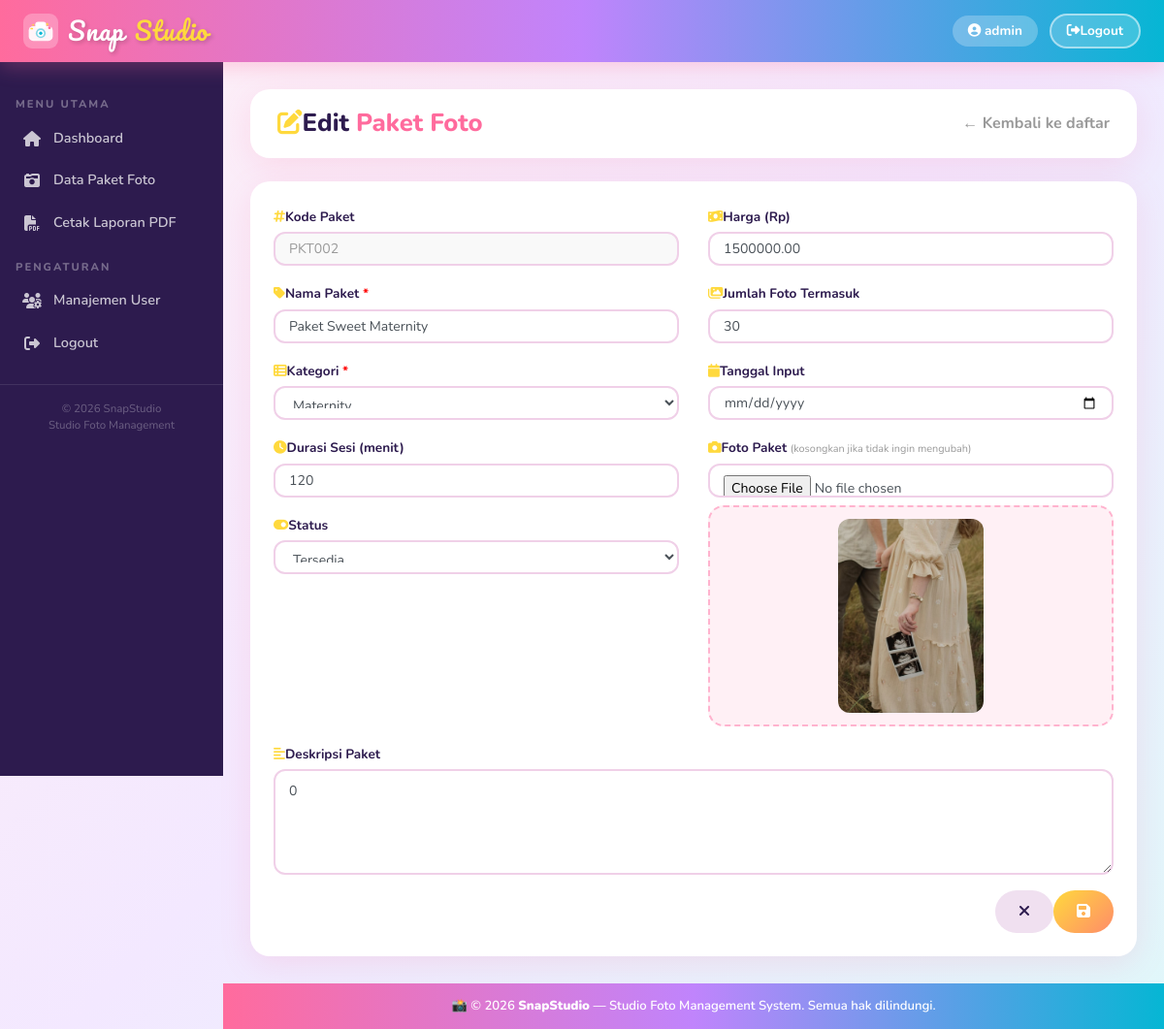
Screenshot of /edit.php?id=PKT002 (signed in) with the database file from the repository.
### tables this page shows
CREATE TABLE `tb_paket_foto` (
  `id_paket` varchar(20) NOT NULL,
  `nama_paket` varchar(100) NOT NULL,
  `kategori` enum('Pernikahan','Maternity','Newborn','Keluarga','Wisuda','Komersial','Portrait') NOT NULL,
  `durasi_sesi` int(11) NOT NULL COMMENT 'dalam menit',
  `harga` decimal(12,2) NOT NULL,
  `jumlah_foto` int(11) NOT NULL COMMENT 'jumlah foto yang disertakan',
  `deskripsi` text DEFAULT NULL,
  `tanggal_input` date NOT NULL,
  `foto_paket` varchar(255) DEFAULT NULL,
  `status` enum('Tersedia','Habis','Nonaktif') DEFAULT 'Tersedia',
  PRIMARY KEY (`id_paket`)
);

### edit.php (the view, shortened to what this page needs)
<?php
include 'koneksi.php';
include 'partials/header.php';
$row = null;
if (isset($_GET['id'])) {
    $id  = mysqli_real_escape_string($koneksi, $_GET['id']);
    $res = mysqli_query($koneksi, "SELECT * FROM tb_paket_foto WHERE id_paket='$id'");
    $row = mysqli_fetch_assoc($res);
}
?>
<div class="main-content">
<div class="page-header">
    <h1><i class="fas fa-edit me-2" style="color:#FFD93D;"></i>Edit <span>Paket Foto</span></h1>
    <a href="paket.php" style="color:#999; font-weight:700; text-decoration:none;">← Kembali ke daftar</a>
</div>
<div class="snap-card">
  <div class="card-body">
    <form action="" method="post" enctype="multipart/form-data">
      <div class="row g-3">
        <div class="col-md-6">
          <div class="mb-3">
            <label class="form-label"><i class="fas fa-hashtag me-1" style="color:#FFD93D;"></i>Kode Paket</label>
            <input type="text" class="form-control" value="<?php echo htmlspecialchars($row['id_paket']); ?>" disabled
                   style="background:#f9f9f9; color:#999;">
          </div>
          <div class="mb-3">
            <label class="form-label"><i class="fas fa-tag me-1" style="color:#FFD93D;"></i>Nama Paket <span style="color:red">*</span></label>
            <input type="text" name="nama_paket" class="form-control"
                   value="<?php echo htmlspecialchars($row['nama_paket']); ?>" required>
          </div>
          <div class="mb-3">
            <label class="form-label"><i class="fas fa-th-list me-1" style="color:#FFD93D;"></i>Kategori <span style="color:red">*</span></label>
            <select name="kategori" class="form-control" required>
                <?php foreach(['Pernikahan','Maternity','Newborn','Keluarga','Wisuda','Komersial','Portrait'] as $k): ?>
                <option value="<?php echo $k; ?>" <?php echo ($row['kategori']==$k)?'selected':''; ?>><?php echo $k; ?></option>
                <?php endforeach; ?>
            </select>
          </div>
          <div class="mb-3">
            <label class="form-label"><i class="fas fa-clock me-1" style="color:#FFD93D;"></i>Durasi Sesi (menit)</label>
            <input type="number" name="durasi_sesi" class="form-control"
                   value="<?php echo $row['durasi_sesi']; ?>" min="30" required>
          </div>
          <div class="mb-3">
            <label class="form-label"><i class="fas fa-toggle-on me-1" style="color:#FFD93D;"></i>Status</label>
            <select name="status" class="form-control">
                <?php foreach(['Tersedia','Habis','Nonaktif'] as $s): ?>
                <option value="<?php echo $s; ?>" <?php echo ($row['status']==$s)?'selected':''; ?>><?php echo $s; ?></option>
                <?php endforeach; ?>
            </select>
          </div>
        </div>
        <div class="col-md-6">
          <div class="mb-3">
            <label class="form-label"><i class="fas fa-money-bill-wave me-1" style="color:#FFD93D;"></i>Harga (Rp)</label>
            <input type="number" name="harga" class="form-control"
                   value="<?php echo $row['harga']; ?>" min="0" required>
          </div>
          <div class="mb-3">
            <label class="form-label"><i class="fas fa-images me-1" style="color:#FFD93D;"></i>Jumlah Foto Termasuk</label>
            <input type="number" name="jumlah_foto" class="form-control"
                   value="<?php echo $row['jumlah_foto']; ?>" min="1" required>
          </div>
          <div class="mb-3">
            <label class="form-label"><i class="fas fa-calendar me-1" style="color:#FFD93D;"></i>Tanggal Input</label>
            <input type="date" name="tanggal_input" class="form-control"
                   value="<?php echo $row['tanggal_input']; ?>" required>
          </div>
          <div class="mb-3">
            <label class="form-label"><i class="fas fa-camera me-1" style="color:#FFD93D;"></i>Foto Paket
              <small style="color:#999;">(kosongkan jika tidak ingin mengubah)</small>
            </label>
            <input type="file" name="foto_paket" id="foto_paket" class="form-control" accept="image/*">
            <div class="img-preview-wrap mt-2" id="preview-wrap">
                <?php if ($row['foto_paket'] && file_exists('uploads/'.$row['foto_paket'])): ?>
                    <img src="uploads/<?php echo htmlspecialchars($row['foto_paket']); ?>"
                         alt="foto" id="preview-img">
                <?php else: ?>
                    <span style="color:#FFB3CE; font-size:0.85rem;">📷 Tidak ada foto</span>
                <?php endif; ?>
            </div>
          </div>
        </div>
        <div class="col-12">
          <div class="mb-3">
            <label class="form-label"><i class="fas fa-align-left me-1" style="color:#FFD93D;"></i>Deskripsi Paket</label>
            <textarea name="deskripsi" class="form-control" rows="4"><?php echo htmlspecialchars($row['deskripsi']); ?></textarea>
          </div>
        </div>
        <div class="col-12 d-flex gap-2 justify-content-end">
            <a href="paket.php" style="padding:10px 24px; border-radius:50px; background:#f0e0f0; color:#2D1B4E; font-weight:700; text-decoration:none;">
                <i class="fas fa-times me-1"></i>
            </a>
            <button type="submit" style="background:linear-gradient(135deg,#FFD93D,#FF8C69); color:white; border:none; padding:10px 24px; border-radius:50px; font-weight:700; cursor:pointer; font-family:'Nunito',sans-serif;">
                <i class="fas fa-save me-1"></i>
            </button>
        </div>
      </div>
    </form>
  </div>
</div>
</div>
<?php include 'partials/footer.php'; ?>

### partials/header.php (style rules this page uses)
:root { --pink-main: #FF6B9D; --pink-light: #FFB3CE; --pink-pale: #FFF0F5; --yellow-main: #FFD93D; --yellow-light: #FFF5CC; --purple-main: #C084FC; --purple-light: #F3E8FF; --teal-main: #06B6D4; --teal-light: #E0F7FA; --coral: #FF8C69; --sidebar-bg: #2D1B4E; --sidebar-hover:#FF6B9D; --text-dark: #2D1B4E; --card-shadow: 0 8px 32px rgba(255,107,157,0.15); }
* { box-sizing: border-box; }
body { margin: 0; padding: 0; background: linear-gradient(135deg, #FFF0F5 0%, #F3E8FF 50%, #E0F7FA 100%); font-family: 'Nunito', sans-serif; min-height: 100vh; }
.main-content { margin-left: 230px; margin-top: 64px; padding: 28px; min-height: calc(100vh - 64px); }
.page-header { background: white; border-radius: 20px; padding: 20px 28px; margin-bottom: 24px; box-shadow: var(--card-shadow); display: flex; align-items: center; justify-content: space-between; flex-wrap: wrap; gap: 12px; }
.page-header h1 { font-size: 1.6rem; font-weight: 800; color: var(--text-dark); margin: 0; }
.page-header h1 span { color: #FF6B9D; }
.snap-card { background: white; border-radius: 20px; box-shadow: var(--card-shadow); overflow: hidden; }
.snap-card .card-body { padding: 24px; }
.form-label { font-weight: 700; font-size: 0.85rem; color: var(--text-dark); margin-bottom: 5px; }
.form-control, .form-select { border: 2px solid #F0D0E8; border-radius: 12px; padding: 10px 14px; font-family: 'Nunito', sans-serif; font-size: 0.88rem; transition: all 0.3s; }
textarea.form-control { resize: vertical; }
.img-preview-wrap { border: 2px dashed #FFB3CE; border-radius: 16px; padding: 12px; text-align: center; background: #FFF0F5; min-height: 120px; display: flex; align-items: center; justify-content: center; }
.img-preview-wrap img { max-width: 100%; max-height: 200px; border-radius: 12px; object-fit: cover; }

### rows the page displays
tb_paket_foto: id_paket "PKT002", nama_paket "Paket Sweet Maternity", kategori "Maternity", durasi_sesi "120", status "Tersedia", harga "1500000.00", jumlah_foto "30", foto_paket (picture), deskripsi "0"

### other values shown
$_SESSION['username'] "admin"
